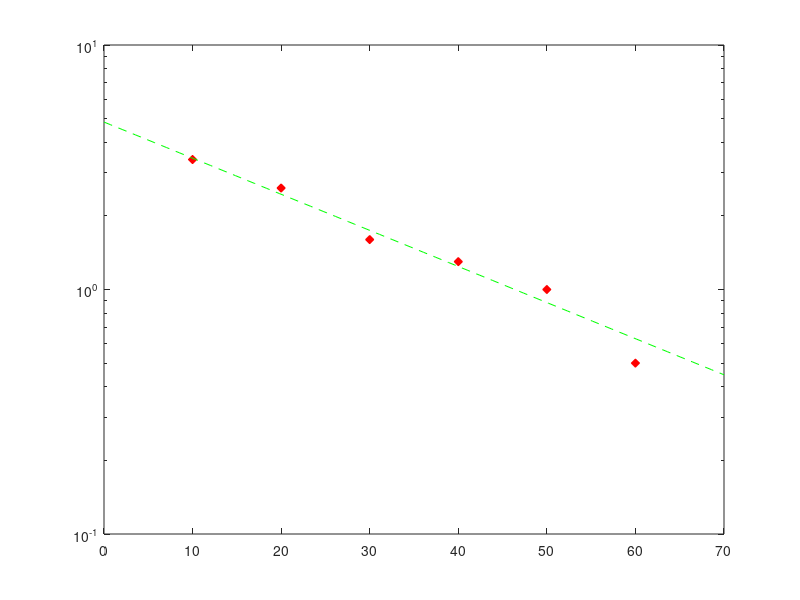

Source code (MATLAB):
t1=[10 20 30 40 50 60];
c1=[3.4 2.6 1.6 1.3 1 .5];
t2=linspace(0,70);
c2=4.84*exp(-0.034*t2);
semilogy(t1,c1,'rd','MarkerFaceColor','r'), hold on
semilogy(t2,c2,'g--')
